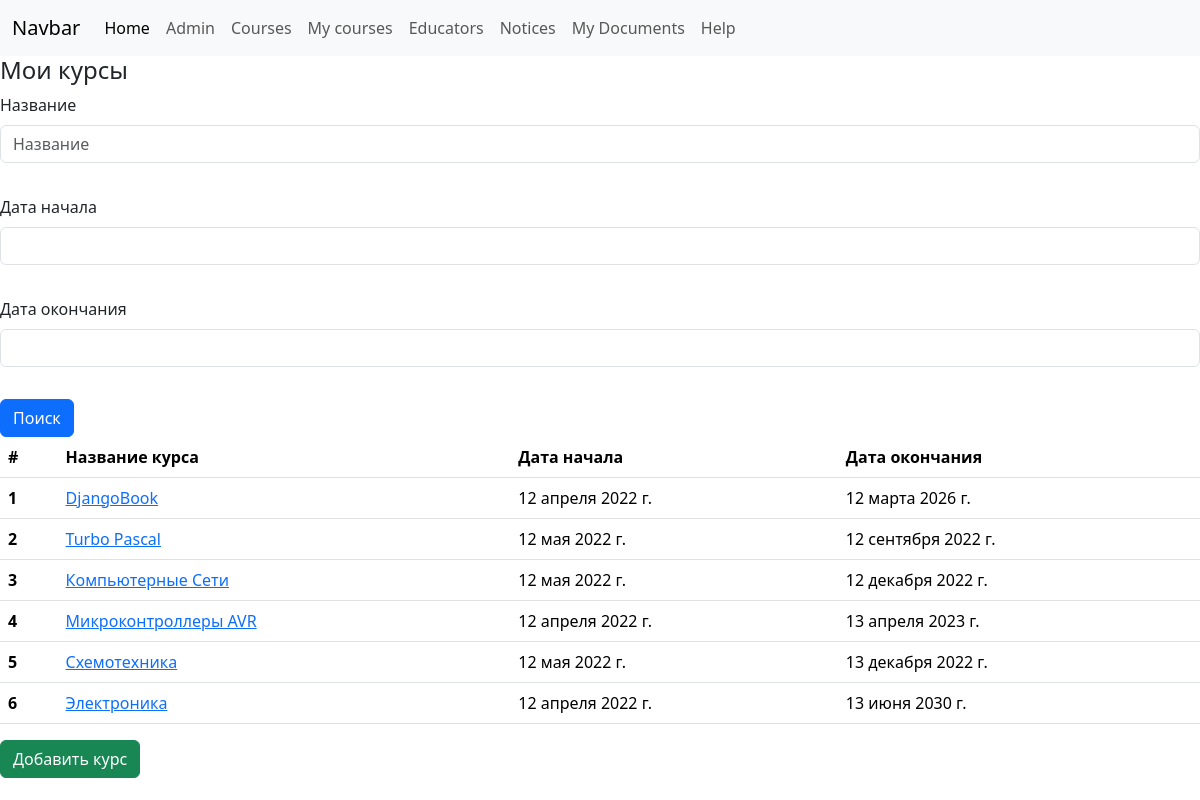
The page /mycourses/ on the database its author committed.
### userside/models.py (models this page shows, shortened)
class mycourse(models.Model):
    name = models.ForeignKey('userside.course', on_delete=models.SET_NULL, null=True)
    date_begin = models.DateField('Дата начала')
    date_end = models.DateField('Дата окончания')
    class Meta:
        ordering = ['name']
        verbose_name = 'Mой Курс'
        verbose_name_plural = 'Мои Курсы'

class course(models.Model):
    educator = models.ForeignKey('userside.educator', on_delete=models.CASCADE, null=True, blank=True,
                                 related_name='courses')
    name = models.CharField('Название курса', max_length=128)
    length_of_time = models.IntegerField('Количество часов', blank=True, null=True)
    class Meta:
        ordering = ['name']
        verbose_name = 'Курс'
        verbose_name_plural = 'Курсы'
    def __str__(self):
        return self.name

### userside/views.py (the view)
# urls.py: path('mycourses/', userside.views.mycourses.as_view(), name='mycourse_list'),
class mycourses(TitleMixin, ListView):
    title = 'Мои курсы'
    def get_filters(self):
        return userside.filters.MyCourseFilter(self.request.GET)
    def get_queryset(self):
        return self.get_filters().qs
    def get_context_data(self):
        context = super().get_context_data()
        context['filters'] = self.get_filters()
        return context

### userside/views.py (called while the page is built)
    def get_title(self):
        return self.title

    def get_context_data(self, **kwargs):
        context = super().get_context_data()
        context['title'] = self.get_title()
        return context

### userside/templates/userside/mycourse_list.html
{% extends 'userside/index.html' %}
{% block content %}
    {% include 'userside/search_course_include.html' %}
    <table class="table">
        <thead>
        <tr>
            <th scope="col">#</th>
            <th scope="col">Название курса</th>
            <th scope="col">Дата начала</th>
            <th scope="col">Дата окончания</th>
        </tr>
        </thead>
        <tbody>
        {% for course in object_list %}
        <tr>
            <th scope="row">{{ forloop.counter }}</th>
            <td><a href="{% url 'userside:mycourse_detail' course.pk %}">{{ course.name|capfirst }}</a></td>
            <td>{{ course.date_begin }}</td>
            <td>{{ course.date_end }}</td>
        </tr>
        {% empty %}
            <h4> не найдено </h4>
        {% endfor %}
        </tbody>
    </table>
    <a href="{% url 'userside:mycourse_create' %}" class="btn btn-success"> Добавить курс</a>
{% endblock %}

### rows shown on the page
mycourse: name "DjangoBook", date_begin "12 апреля 2022 г.", date_end "12 марта 2026 г."
mycourse: name "Turbo Pascal", date_begin "12 мая 2022 г.", date_end "12 сентября 2022 г."
mycourse: name "Компьютерные Сети", date_begin "12 мая 2022 г.", date_end "12 декабря 2022 г."
mycourse: name "Микроконтроллеры AVR", date_begin "12 апреля 2022 г.", date_end "13 апреля 2023 г."
mycourse: name "Схемотехника", date_begin "12 мая 2022 г.", date_end "13 декабря 2022 г."
mycourse: name "Электроника", date_begin "12 апреля 2022 г.", date_end "13 июня 2030 г."

### other values the page prints
{{ title }} "Мои курсы"
